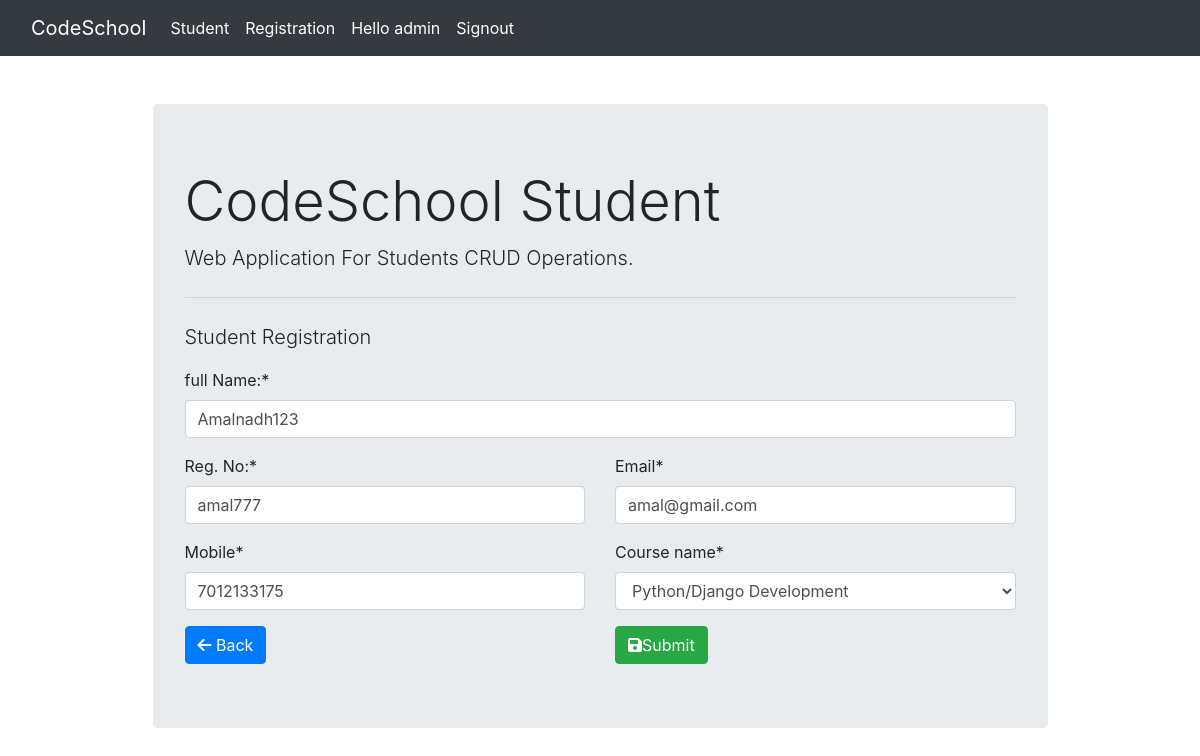
Page /5/ (signed in) on the committed database.
### student_crud/models.py (models this page shows, shortened)
class Student(models.Model):
    fullname=models.CharField(max_length=150)
    reg_no=models.CharField(max_length=10)
    mobile=models.CharField(max_length=10)
    email=models.EmailField()
    course_name=models.ForeignKey(Course,on_delete=models.CASCADE)

class Course(models.Model):
    course_name=models.CharField(max_length=100)
    def __str__(self):
        return self.course_name

### student_crud/views.py (the view, shortened to what this page needs)
# urls.py: path('<int:id>/',views.student_form,name='student_update'),
def student_form(request,id=0):
    if request.method == 'GET':
        if id==0:
            form=StudentForm()
        else:
            student=Student.objects.get(pk=id)
            form=StudentForm(instance=student)
        return render(request,'student_form.html',{'form':form})

### student_crud/forms.py
class StudentForm(forms.ModelForm):
    class Meta:
        model=Student
        fields=('fullname','reg_no','mobile','email','course_name')
        labels={
            'fullname':'full Name:',
            'reg_no':'Reg. No:',
            'email':'Email'
        }

### templates/student_form.html (shortened to what this page needs)
{% extends 'base.html' %}
{% load crispy_forms_tags %}
{% block content %}
<p class="lead">Student Registration</p>
<form action="" method="post" autocomplete="off">
    {{form.fullname|as_crispy_field}}
        <div class="row">
            <div class="col-md-6">
                {{form.reg_no|as_crispy_field}}
                {{form.mobile|as_crispy_field}}
             </div>
             <div class="col-md-6">
                {{form.email|as_crispy_field}}
                {{form.course_name|as_crispy_field}}
             </div>
        </div>
        <div class="row">
            <div class="col-md-6">
                <a href="{% url 'student_list' %}" class="btn btn-primary "><i class="fa-sharp fa-solid fa-arrow-left"></i> Back</a>
            </div>
            <div class="col-md-6">
                <button type="submit" class="btn btn-success"><i class="fa-solid fa-floppy-disk"></i>Submit</button>
            </div>
        </div>
</form>
    {% endblock %}

### templates/base.html (shortened to what this page needs)
<!DOCTYPE html>
<html lang="en">
<head>
    <link rel="stylesheet" href="https://cdn.jsdelivr.net/npm/bootstrap@4.6.2/dist/css/bootstrap.min.css">
    <link rel="stylesheet" href="https://cdnjs.cloudflare.com/ajax/libs/font-awesome/6.2.0/css/all.min.css">
</head>
<body>
    <nav class="navbar navbar-expand-lg navbar-dark bg-dark">
        <div class="container-fluid">
          <a class="navbar-brand" href="{% url 'student' %}">CodeSchool</a>
          <div class="collapse navbar-collapse" id="navbarSupportedContent">
            <ul class="navbar-nav me-auto mb-2 mb-lg-0">
              <li class="nav-item">
                <a class="nav-link active" aria-current="page" href="{% url 'student' %}">Student</a>
              </li>
                {% if user.is_authenticated %}
                <li class="nav-item">
                  <a class="nav-link active" aria-current="page" href="{% url 'student_form' %}">Registration</a>
                </li>
                <li class="nav-item">
                  <a class="nav-link active" aria-current="page">Hello {{user.username}}</a>
                </li>
                <li class="nav-item">
                  <a class="nav-link active" aria-current="page" href="{% url 'signout' %}">Signout</a>
                </li>
                {% endif%}
            </ul>
          </div>
        </div>
      </nav>
      <div class="container">
        <div class="col-md-10 offset-md-1 mt-5">
            <div class="jumbotron">
                <h1 class="display-4">CodeSchool Student </h1>
                <p class="lead">Web Application For Students CRUD Operations.</p>
                <hr class="my-4">
                {% block content %}
                {% endblock %}
              </div>
        </div>
      </div>
</body>
</html>

### rows in the picture
Student: fullname "Amalnadh123", reg_no "amal777", mobile "7012133175", email "amal@gmail.com"
Course: course_name "Python/Django Development"

### other values in the picture
{{ user.username }} "admin"
